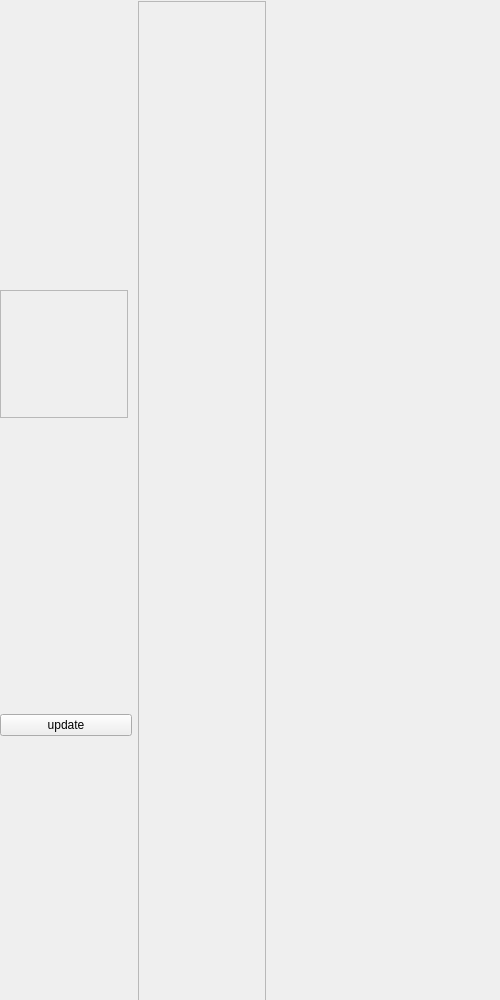
<?xml version="1.0" encoding="UTF-8"?>
<ui version="4.0">
 <class>Form</class>
 <widget class="QWidget" name="Form">
  <property name="geometry">
   <rect>
    <x>0</x>
    <y>0</y>
    <width>500</width>
    <height>1000</height>
   </rect>
  </property>
  <property name="windowTitle">
   <string>Form</string>
  </property>
  <widget class="QWidget" name="">
   <property name="geometry">
    <rect>
     <x>0</x>
     <y>0</y>
     <width>266</width>
     <height>1026</height>
    </rect>
   </property>
   <layout class="QHBoxLayout" name="horizontalLayout">
    <item>
     <layout class="QVBoxLayout" name="verticalLayout">
      <item>
       <widget class="QFrame" name="compare2_frame">
        <property name="minimumSize">
         <size>
          <width>128</width>
          <height>128</height>
         </size>
        </property>
        <property name="maximumSize">
         <size>
          <width>128</width>
          <height>128</height>
         </size>
        </property>
        <property name="frameShape">
         <enum>QFrame::StyledPanel</enum>
        </property>
        <property name="frameShadow">
         <enum>QFrame::Raised</enum>
        </property>
       </widget>
      </item>
      <item>
       <widget class="QPushButton" name="update">
        <property name="text">
         <string>update</string>
        </property>
       </widget>
      </item>
     </layout>
    </item>
    <item>
     <widget class="QFrame" name="image_frame">
      <property name="minimumSize">
       <size>
        <width>128</width>
        <height>1024</height>
       </size>
      </property>
      <property name="maximumSize">
       <size>
        <width>128</width>
        <height>1024</height>
       </size>
      </property>
      <property name="frameShape">
       <enum>QFrame::StyledPanel</enum>
      </property>
      <property name="frameShadow">
       <enum>QFrame::Raised</enum>
      </property>
     </widget>
    </item>
   </layout>
  </widget>
 </widget>
 <resources/>
 <connections/>
</ui>
